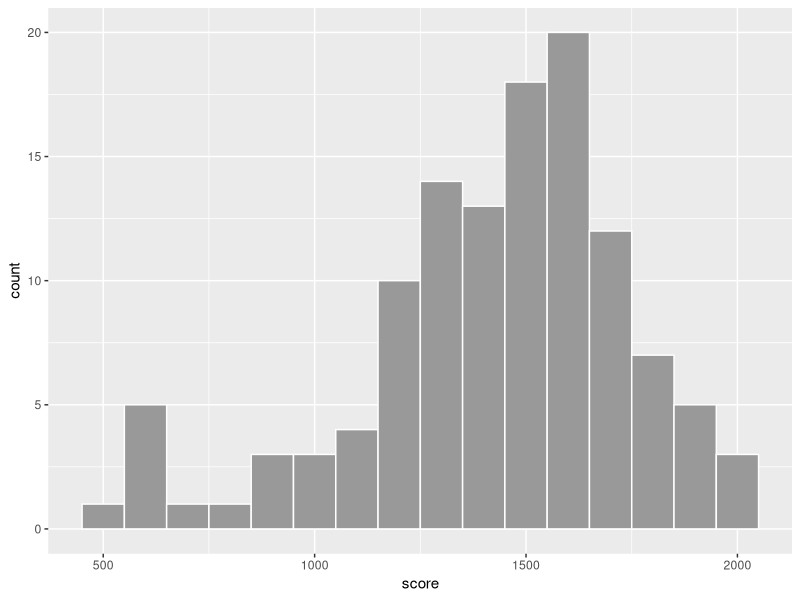
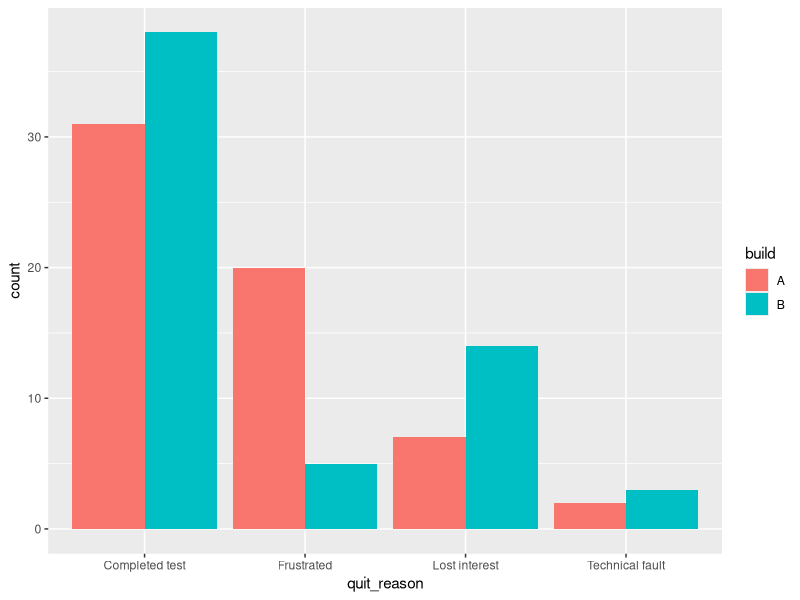
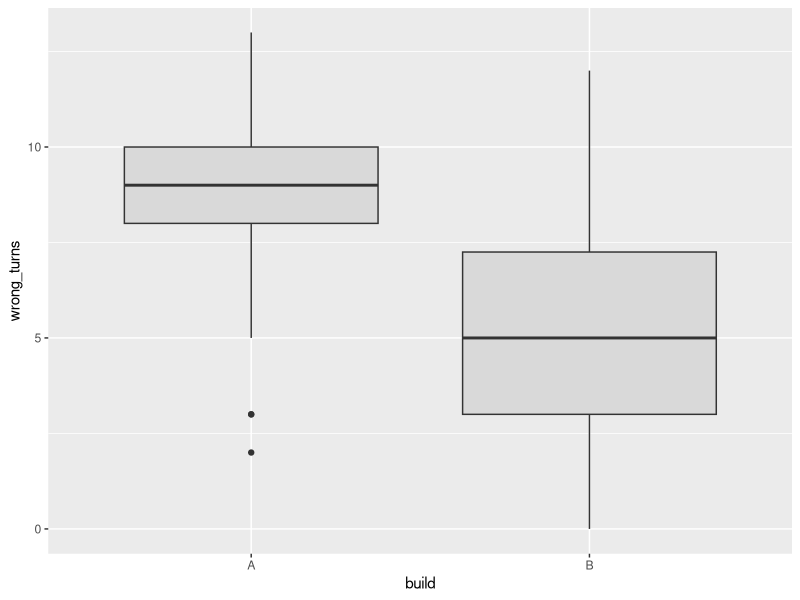
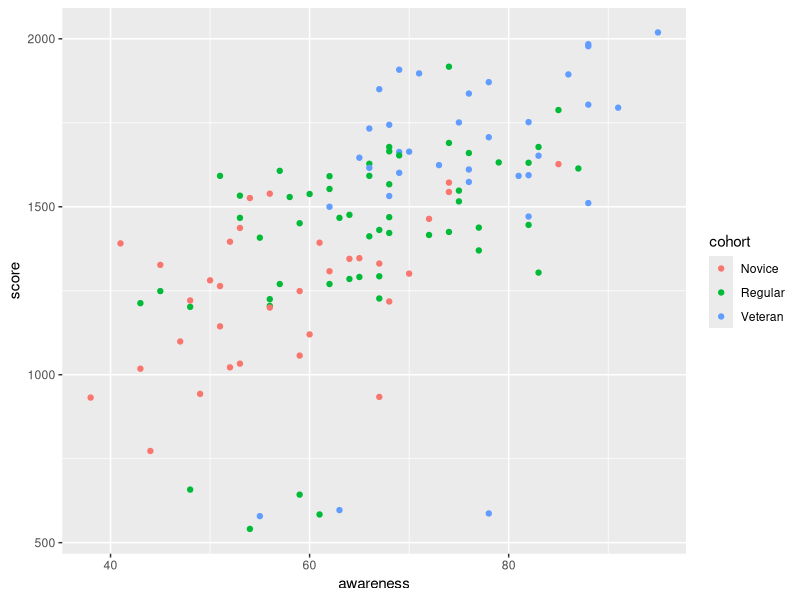
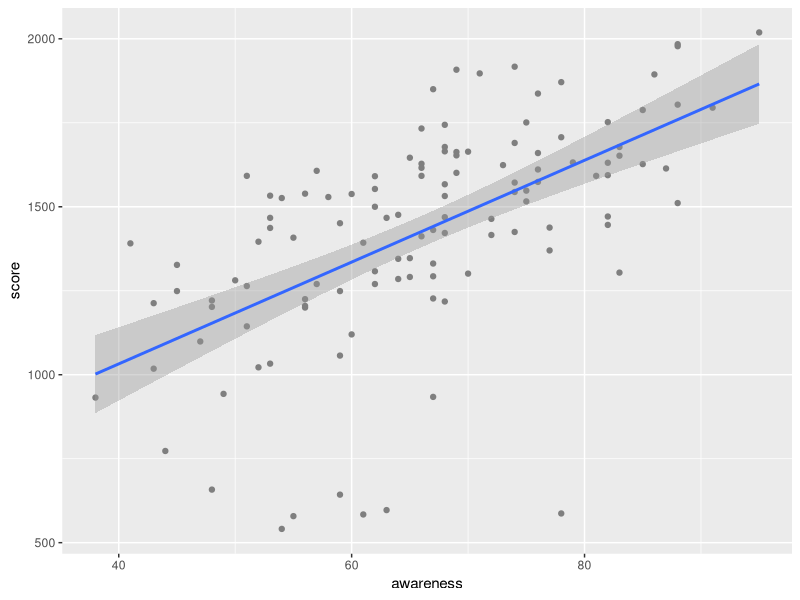
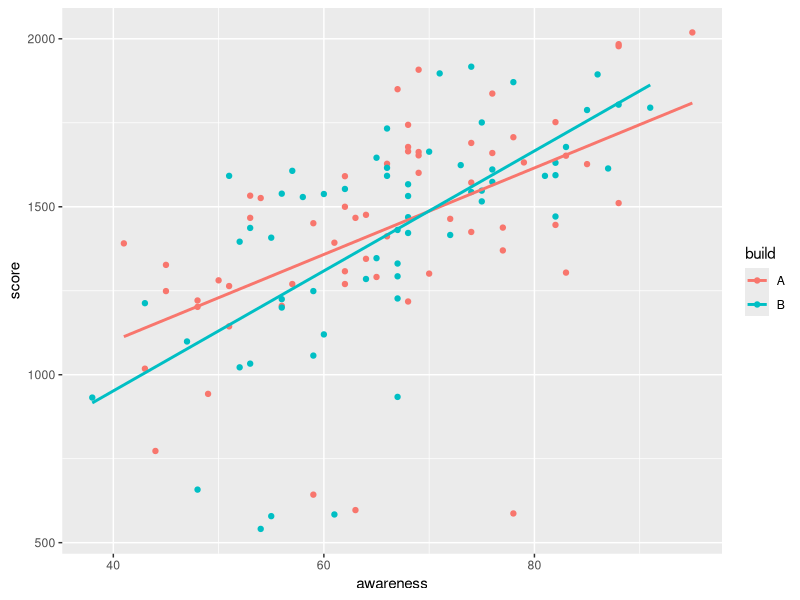
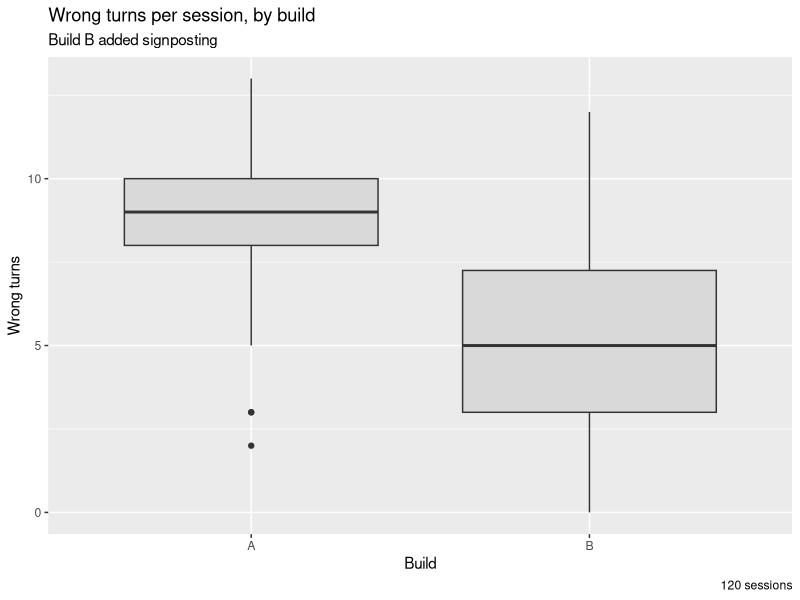
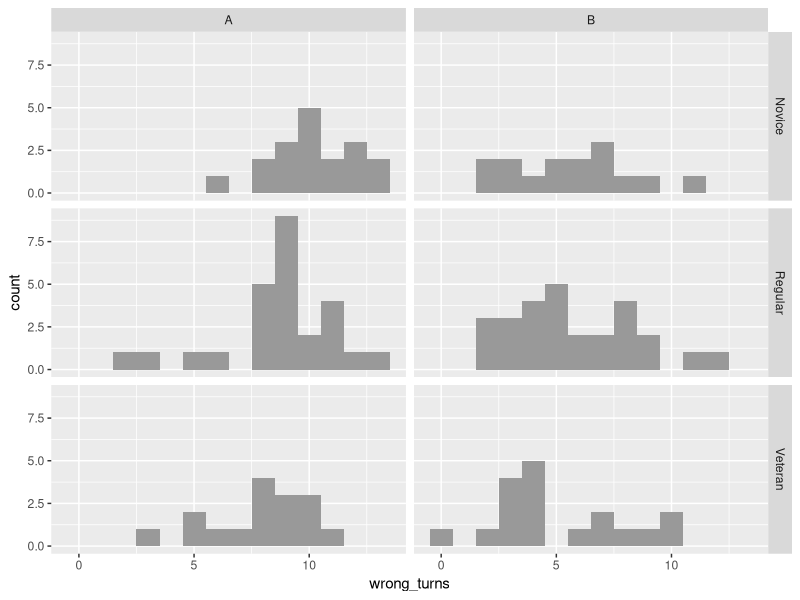

Here is the R script that generated these plots, in order:
## ---- chunk 1
#| label: setup
#| include: false
library(readr)
library(ggplot2)
sessions <- read_csv("data/tidebreak_sessions.csv", show_col_types = FALSE)
## ---- chunk 2
#| label: ex-histogram
#| fig-height: 3
ggplot(sessions, aes(x = score)) +
  geom_histogram(binwidth = 100, fill = "grey60", colour = "white")
## ---- chunk 3
#| label: ex-bar
#| fig-height: 3
ggplot(sessions, aes(x = quit_reason, fill = build)) +
  geom_bar(position = "dodge")
## ---- chunk 4
#| label: ex-boxplot
#| fig-height: 3
ggplot(sessions, aes(x = build, y = wrong_turns)) +
  geom_boxplot(fill = "grey85")
## ---- chunk 5
#| label: ex-point
#| fig-height: 3
ggplot(sessions, aes(x = awareness, y = score, colour = cohort)) +
  geom_point()
## ---- chunk 6
#| label: ex-smooth
#| fig-height: 3
ggplot(sessions, aes(x = awareness, y = score)) +
  geom_point(colour = "grey50") +
  geom_smooth(method = "lm")
## ---- chunk 7
#| label: ex-group-smooth
#| fig-height: 3
ggplot(sessions, aes(x = awareness, y = score, colour = build)) +
  geom_point() +
  geom_smooth(method = "lm", se = FALSE)
## ---- chunk 8
#| label: ex-labs
#| fig-height: 3
ggplot(sessions, aes(x = build, y = wrong_turns)) +
  geom_boxplot(fill = "grey85") +
  labs(title = "Wrong turns per session, by build",
       subtitle = "Build B added signposting",
       x = "Build", y = "Wrong turns",
       caption = paste(nrow(sessions), "sessions"))
## ---- chunk 9
#| label: ex-facet-grid
#| fig-height: 5
ggplot(sessions, aes(x = wrong_turns)) +
  geom_histogram(binwidth = 1, fill = "grey60") +
  facet_grid(cohort ~ build)
## ---- chunk 10
#| label: house-style
build_pal <- c(A = "#eb6834", B = "#2a78d6")
arch_pal  <- c(Scout = "#2a78d6", Sentinel = "#eb6834",
               Engineer = "#1baf7a", Duelist = "#eda100")

theme_tidebreak <- function() {
  theme_minimal(base_size = 12) +
    theme(plot.title       = element_text(face = "bold"),
          panel.grid.minor = element_blank(),
          legend.position  = "none")
}
## ---- chunk 11
#| label: recipe-data
sessions  <- read_csv("data/tidebreak_sessions.csv", show_col_types = FALSE)
frames    <- read_csv("data/tidebreak_frame_times.csv", show_col_types = FALSE)
positions <- read_csv("data/tidebreak_positions.csv", show_col_types = FALSE)
level     <- read_csv("data/tidebreak_level.csv", show_col_types = FALSE)
## ---- chunk 12
#| label: recipe-guards
#| include: false
# The recipe titles state findings; these checks stop them going stale.
arch_iqr <- tapply(sessions$score, sessions$archetype, IQR)
score_r  <- cor(sessions[c("awareness", "shots_fired")], sessions$score)[, 1]
still    <- function(b, m) mean(sessions$session_minutes[sessions$build == b] >= m)
slow     <- frames[frames$ms > 1000 / 30, ]
stopifnot(names(which.max(arch_iqr)) == "Sentinel",
          score_r[["awareness"]] > 0.5, abs(score_r[["shots_fired"]]) < 0.1,
          still("A", 11) - still("A", 13) > still("B", 11) - still("B", 13),
          all(slow$build == "B"), all(slow$zone == "Corridor"))
## ---- chunk 13
#| label: recipe-violin
ggplot(sessions, aes(x = reorder(archetype, score, FUN = median),
                     y = score, fill = archetype)) +
  geom_violin(colour = NA, alpha = 0.8) +
  geom_boxplot(width = 0.12, fill = "white", outlier.shape = NA) +
  scale_fill_manual(values = arch_pal) +
  scale_y_continuous(labels = scales::comma) +
  labs(title = "Sentinel either anchors the round or collapses",
       x = NULL, y = "Score") +
  theme_tidebreak()
## ---- chunk 14
#| label: recipe-retention
# For every quarter-minute, the percentage of each build's players still playing.
retention <- expand.grid(minute = seq(0, 33, by = 0.25), build = c("A", "B"))
retention$pct <- mapply(
  function(m, b) 100 * mean(sessions$session_minutes[sessions$build == b] >= m),
  retention$minute, retention$build)

ggplot(retention, aes(x = minute, y = pct, colour = build)) +
  annotate("rect", xmin = 11, xmax = 13, ymin = 0, ymax = 100, fill = "grey90") +
  geom_step(linewidth = 1) +
  scale_colour_manual(values = build_pal) +
  scale_y_continuous(limits = c(0, 100), labels = function(y) paste0(y, "%")) +
  labs(title = "Build A loses players between minutes 11 and 13",
       x = "Minute", y = "Still playing", colour = "Build") +
  theme_tidebreak() +
  theme(legend.position = "top")
## ---- chunk 15
#| label: recipe-heatmap
#| fig-height: 5
vars <- c("accuracy", "mobility", "survivability", "objective_control",
          "support", "awareness", "shots_fired", "score")

cm_long <- as.data.frame(as.table(cor(sessions[vars])))
names(cm_long) <- c("a", "b", "r")

ggplot(cm_long, aes(x = a, y = b, fill = r)) +
  geom_tile(colour = "white") +
  geom_text(aes(label = sprintf("%.2f", r)), size = 3) +
  scale_fill_gradient2(low = "#e34948", mid = "white", high = "#2a78d6",
                       limits = c(-1, 1)) +
  coord_fixed() +
  labs(title = "Awareness moves with score; shots fired does not",
       x = NULL, y = NULL) +
  theme_tidebreak() +
  theme(axis.text.x = element_text(angle = 45, hjust = 1),
        legend.position = "right")
## ---- chunk 16
#| label: recipe-trace
#| fig-height: 4
corridor <- frames[frames$zone == "Corridor" & frames$frame <= 300, ]

ggplot(corridor, aes(x = frame, y = ms, colour = build)) +
  geom_hline(yintercept = 1000 / 60, linetype = "dashed") +
  geom_line() +
  facet_wrap(~ build, ncol = 1, labeller = label_both) +
  scale_colour_manual(values = build_pal) +
  labs(title = "Same average frame rate; one build hitches",
       subtitle = "Corridor zone. Dashed line: the 60 FPS budget (16.7 ms).",
       x = "Frame", y = "Frame time (ms)") +
  theme_tidebreak()
## ---- chunk 17
#| label: recipe-heatmap-level
#| fig-height: 5
deaths <- positions[positions$event == "death", ]
walls  <- level[level$kind != "elevated", ]
raised <- level[level$kind == "elevated", ]

ggplot() +
  geom_bin_2d(data = positions, aes(x = x, y = y), binwidth = 2) +
  geom_rect(data = walls, aes(xmin = xmin, xmax = xmax, ymin = ymin, ymax = ymax),
            fill = "grey20") +
  geom_rect(data = raised, aes(xmin = xmin, xmax = xmax, ymin = ymin, ymax = ymax),
            fill = "grey40", alpha = 0.4) +
  geom_point(data = deaths, aes(x = x, y = y),
             shape = 4, size = 3, stroke = 1.2, colour = "#e34948") +
  scale_fill_gradient(low = "#cde2fb", high = "#104281", name = "Seconds") +
  coord_fixed(xlim = c(0, 60), ylim = c(0, 40), expand = FALSE) +
  labs(title = "Where players spend their time, and where they die",
       subtitle = "Crosses mark deaths. The translucent block is the walkable gantry.",
       x = NULL, y = NULL) +
  theme_tidebreak() +
  theme(legend.position = "right")
## ---- chunk 18
#| label: recipe-routes
#| fig-height: 3.4
ggplot() +
  geom_rect(data = walls, aes(xmin = xmin, xmax = xmax, ymin = ymin, ymax = ymax),
            fill = "grey20") +
  geom_rect(data = raised, aes(xmin = xmin, xmax = xmax, ymin = ymin, ymax = ymax),
            fill = "grey40", alpha = 0.4) +
  geom_path(data = positions, aes(x = x, y = y, colour = t)) +
  facet_wrap(~ player_id, nrow = 2) +
  scale_colour_gradient(low = "#cde2fb", high = "#104281", name = "Second") +
  coord_fixed(xlim = c(0, 60), ylim = c(0, 40), expand = FALSE) +
  labs(title = "Eight routes through the same match", x = NULL, y = NULL) +
  theme_tidebreak() +
  theme(axis.text = element_blank(), legend.position = "right")
